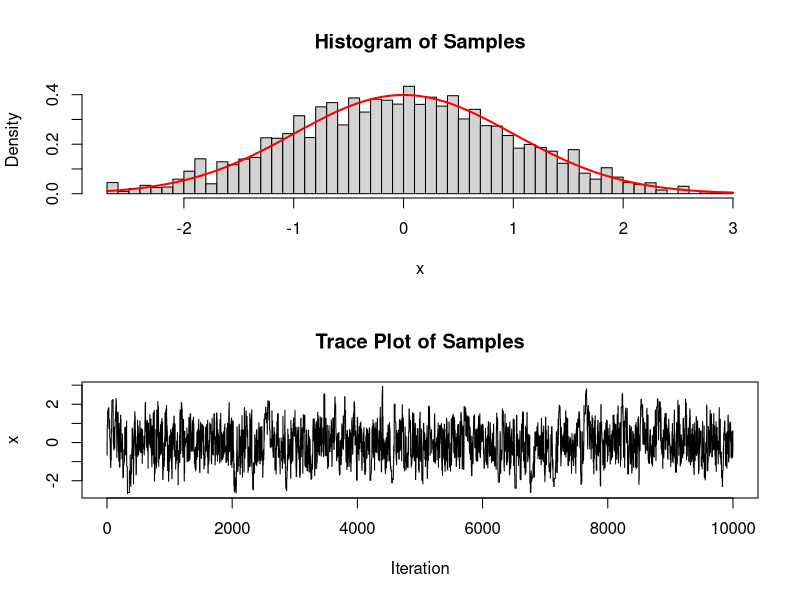

Generate this figure with R:
# Hamiltonian Monte Carlo implementation
set.seed(123) # For reproducibility

# Target log-density and its gradient
log_density <- function(x) {
  -0.5 * x^2 # Standard normal: log-density
}
grad_log_density <- function(x) {
  -x # Gradient of the log-density
}

# HMC function
hmc <- function(iterations, init, epsilon, L, mass = 1) {
  samples <- numeric(iterations)
  samples[1] <- init
  accept_count <- 0
  
  for (t in 2:iterations) {
    # Current state
    x_current <- samples[t - 1]
    p_current <- rnorm(1, mean = 0, sd = sqrt(mass)) # Sample momentum
    
    # Simulate Hamiltonian dynamics
    x <- x_current
    p <- p_current - 0.5 * epsilon * grad_log_density(x) # Half-step for momentum
    
    for (i in 1:L) {
      x <- x + epsilon * p / mass # Full-step for position
      if (i != L) { # Avoid extra gradient calculation at the end
        p <- p - epsilon * grad_log_density(x) # Full-step for momentum
      }
    }
    p <- p - 0.5 * epsilon * grad_log_density(x) # Final half-step for momentum
    
    # Metropolis acceptance step
    current_H <- -log_density(x_current) + 0.5 * (p_current^2 / mass)
    proposed_H <- -log_density(x) + 0.5 * (p^2 / mass)
    acceptance_prob <- exp(current_H - proposed_H)
    
    if (runif(1) < acceptance_prob) {
      samples[t] <- x
      accept_count <- accept_count + 1
    } else {
      samples[t] <- x_current
    }
  }
  
  list(samples = samples, acceptance_rate = accept_count / (iterations - 1))
}

# Run HMC
hmc_result <- hmc(iterations = 10000, init = 0, epsilon = 0.1, L = 10)

# Extract samples and acceptance rate
samples <- hmc_result$samples
acceptance_rate <- hmc_result$acceptance_rate

# Display results
cat("Acceptance rate:", acceptance_rate, "\n")

# Plot the results
par(mfrow = c(2, 1))
hist(samples, breaks = 50, probability = TRUE, main = "Histogram of Samples", xlab = "x")
curve(dnorm(x, mean = 0, sd = 1), add = TRUE, col = "red", lwd = 2)
plot(samples, type = "l", main = "Trace Plot of Samples", xlab = "Iteration", ylab = "x")
